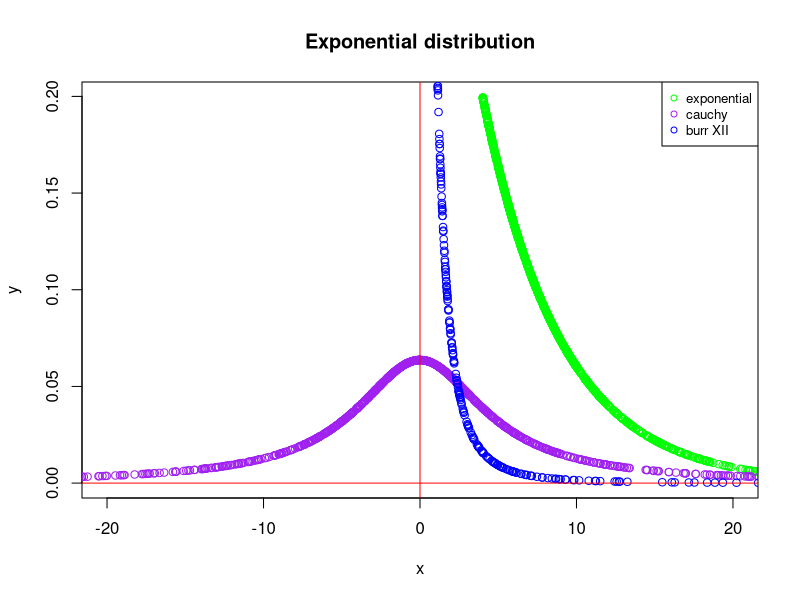

Recreate this plot in R.
rm(list=ls(all=TRUE));
sigma=5
samples=1000
mu=4
x<-numeric(0)
GenSampleExponential<-function(sig,mu)
{
  for(i in 1:samples)
  {
    x[i]<-mu-sig*log(1-runif(1))
  }
  return(x)
}
sampExponential=GenSampleExponential(sigma,mu)
sampExponential
var(sampExponential)
exp_y<-(1/sigma)*exp((mu-sampExponential)/sigma)

sort(sampExponential)
summary(sampExponential)

sigmaCauchy=5
samples=1000
xCauchy<-numeric(0)
GenSampleCauchy<-function(sig)
{
  for(i in 1:samples)
  {
    xCauchy[i]<-sig*tan(pi*runif(1))
  }
  return(xCauchy)
}
sampCauchy=GenSampleCauchy(sigmaCauchy)
sampCauchy
sort(sampCauchy)
summary(sampCauchy)
var(sampCauchy)

yCauchy <- sigmaCauchy/(pi*(sigmaCauchy^2 + sampCauchy^2))

c=1
k=2
samplesBurr=1000
x<-numeric(0)
GenSampleBurr<-function(c,k)
{
  for(i in 1:samplesBurr)
    
  {
    x[i]<-(((1-runif(1))^-1/k)-1)^1/c
  }
  return(x)
}
sampBurr=GenSampleBurr(c,k)
sampBurr
sort(sampBurr)
summary(sampBurr)
var(sampBurr)

yBurr <- c*samplesBurr^(c-1)*k*(1+sampBurr^c)^(-k-1)

plot(sampExponential,exp_y,col='green',main="Exponential distribution",xlim = c(-20,20),
     type="p",lwd=1,ylab = "y",xlab = "x",pch=1)
points(sampCauchy,yCauchy,col="purple")
points(sampBurr,yBurr,col="blue")

legend("topright",legend = c("exponential","cauchy","burr XII"),
       col = c("green","purple","blue"),cex = 0.8,pch = 1)
abline(h=0,col='red')
abline(v=0,col= 'red')


